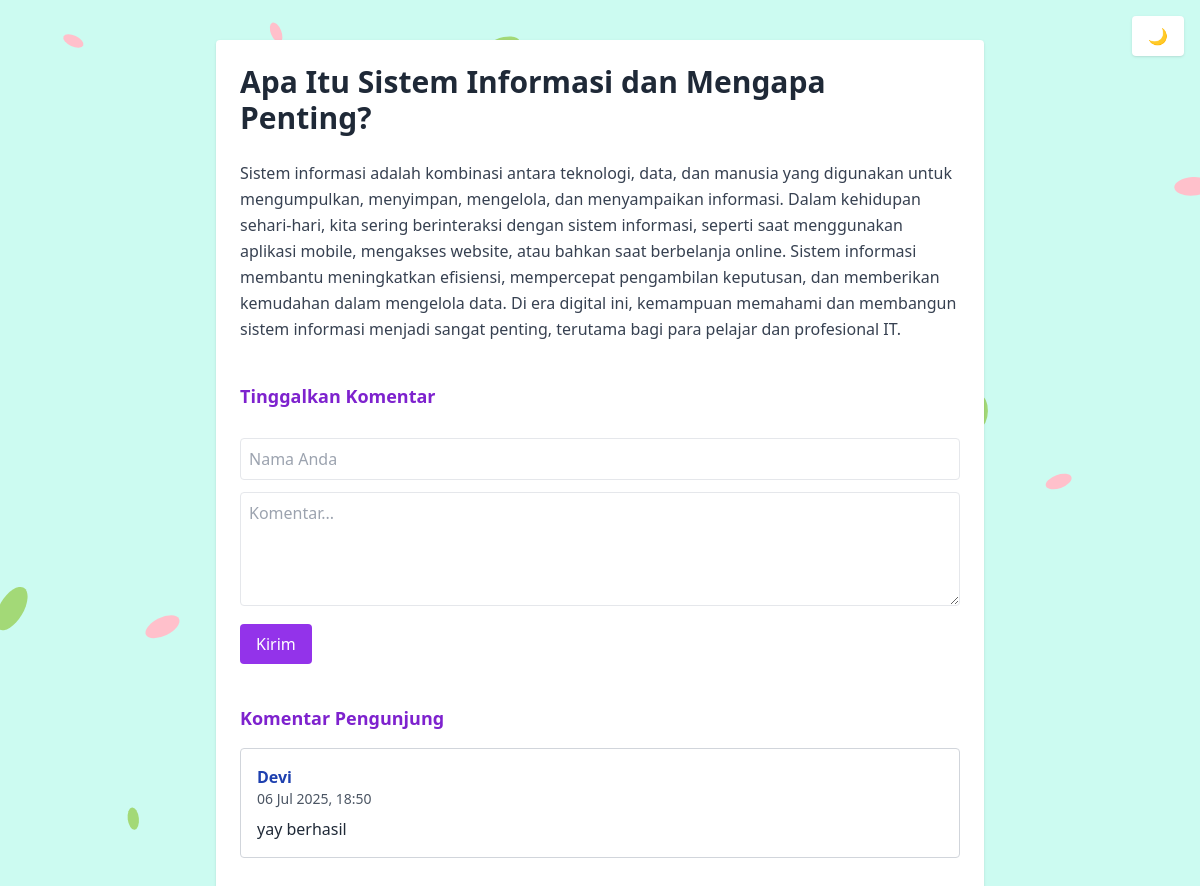
/artikel_detail.php?id=1, run on the app's committed database.
### tables this page shows
CREATE TABLE `tbl_artikel` (
  `id_artikel` int(5) NOT NULL,
  `nama_artikel` text NOT NULL,
  `isi_artikel` text NOT NULL
);

CREATE TABLE `tbl_komentar` (
  `id_komentar` int(11) NOT NULL,
  `id_artikel` int(11) DEFAULT NULL,
  `nama_pengunjung` varchar(100) DEFAULT NULL,
  `isi_komentar` text DEFAULT NULL,
  `status` enum('pending','diterima','ditolak') DEFAULT 'pending',
  `tanggal` datetime DEFAULT current_timestamp()
);

### artikel_detail.php (the view, shortened to what this page needs)
<?php
include "koneksi.php";
$id = intval($_GET['id']);
$query = mysqli_query($db, "SELECT * FROM tbl_artikel WHERE id_artikel = $id");
$data = mysqli_fetch_assoc($query);
?>
<!DOCTYPE html>
<html lang="en" class="transition-colors duration-300">
<head>
  <script src="https://cdn.tailwindcss.com"></script>
</head>
<body class="bg-teal-100 text-gray-800 dark:bg-gray-900 dark:text-white font-sans">
<div class="absolute inset-0 pointer-events-none z-0 block dark:hidden">
</div>
<button id="toggleDark" class="fixed top-4 right-4 z-50 bg-white dark:bg-gray-800 text-black dark:text-white px-4 py-2 rounded shadow hover:scale-105 transition">
  🌙
</button>
<main class="relative z-10 max-w-3xl mx-auto mt-10 bg-white dark:bg-gradient-to-br dark:from-indigo-900 dark:to-purple-900 rounded shadow p-6 space-y-6">
  <h1 class="text-3xl font-bold text-gray-800 dark:text-yellow-100"><?= htmlspecialchars($data['nama_artikel']) ?></h1>
  <p class="text-gray-700 dark:text-gray-200 leading-relaxed whitespace-pre-line"><?= htmlspecialchars($data['isi_artikel']) ?></p>
  <section>
    <h3 class="mt-10 font-bold text-lg text-purple-700 dark:text-pink-300">Tinggalkan Komentar</h3>
    <form action="admin/proses_komentar.php" method="POST" class="mt-4 space-y-3">
      <input
        type="text"
        name="nama"
        placeholder="Nama Anda"
        required
        class="w-full p-2 rounded border dark:bg-gray-800 dark:border-gray-600 dark:text-white"
      />
      <textarea
        name="komentar"
        placeholder="Komentar..."
        required
        rows="4"
        class="w-full p-2 rounded border dark:bg-gray-800 dark:border-gray-600 dark:text-white"
      ></textarea>
      <button type="submit" class="bg-purple-600 hover:bg-purple-700 text-white px-4 py-2 rounded">
        Kirim
      </button>
    </form>
  </section>
  <section>
    <h3 class="mt-10 font-bold text-lg text-purple-700 dark:text-yellow-300">Komentar Pengunjung</h3>
    <div class="space-y-4 mt-4">
      <?php
      $id_artikel = $_GET['id'];
      $komentar_query = mysqli_query($db, "SELECT * FROM tbl_komentar WHERE id_artikel = '$id_artikel' AND status = 'diterima' ORDER BY tanggal DESC");
      if (mysqli_num_rows($komentar_query) > 0) {
        while ($komen = mysqli_fetch_assoc($komentar_query)) {
          echo "<div class='mb-4 p-4 border border-gray-300 dark:border-gray-600 rounded'>";
          echo "<p class='font-semibold text-blue-800 dark:text-blue-300'>" . htmlspecialchars($komen['nama_pengunjung']) . "</p>";
          echo "<p class='text-sm text-gray-600 dark:text-gray-400'>" . date('d M Y, H:i', strtotime($komen['tanggal'])) . "</p>";
          echo "<p class='mt-2 text-gray-800 dark:text-gray-200'>" . nl2br(htmlspecialchars($komen['isi_komentar'])) . "</p>";
          echo "</div>";
        }
      } else {
        echo "<p class='text-gray-500 dark:text-gray-400'>Belum ada komentar.</p>";
      }
      ?>
    </div>
  </section>
</main>
</body>
</html>

### data on the page
tbl_artikel: nama_artikel "Apa Itu Sistem Informasi dan Mengapa Penting?", isi_artikel "Sistem informasi adalah kombinasi antara teknologi, data, dan manusia yang digunakan untuk mengumpulkan, menyimpan, mengelola, dan menyampaikan informasi. Dalam kehidupan sehari-hari, kita sering berinteraksi dengan sistem informasi, seperti saat menggunakan aplikasi mobile, mengakses website, atau bahkan saat berbelanja online. Sistem informasi membantu meningkatkan efisiensi, mempercepat pengambilan keputusan, dan memberikan kemudahan dalam mengelola data. Di era digital ini, kemampuan memahami dan membangun sistem informasi menjadi sangat penting, terutama bagi para pelajar dan profesional IT."
tbl_komentar: nama_pengunjung "Devi", tanggal "06 Jul 2025, 18:50", isi_komentar "yay berhasil"
